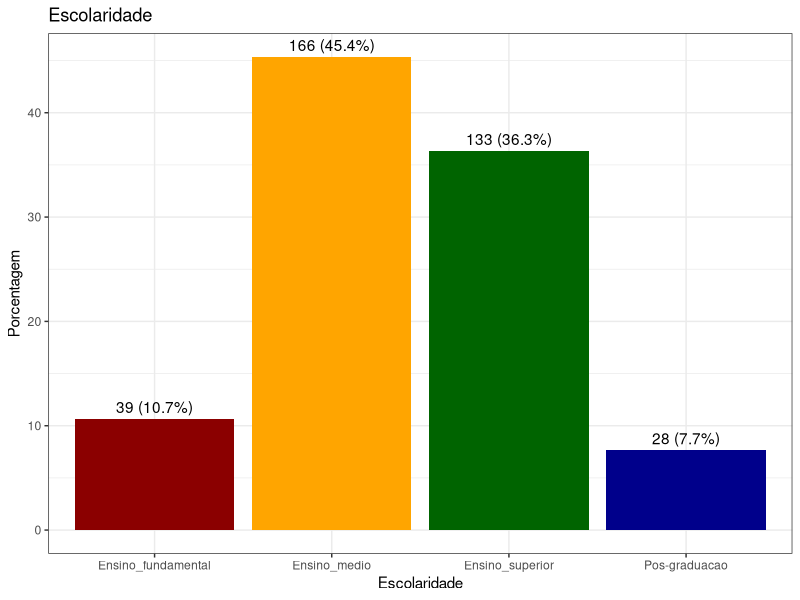
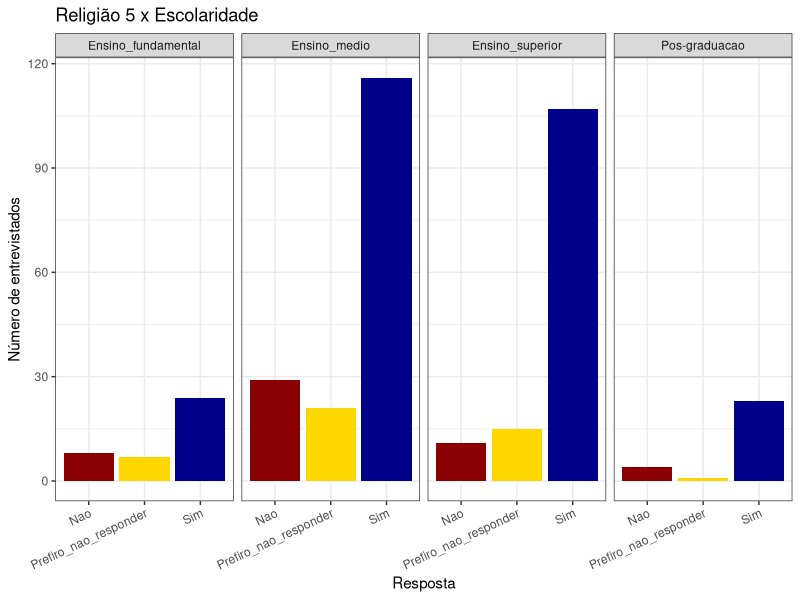
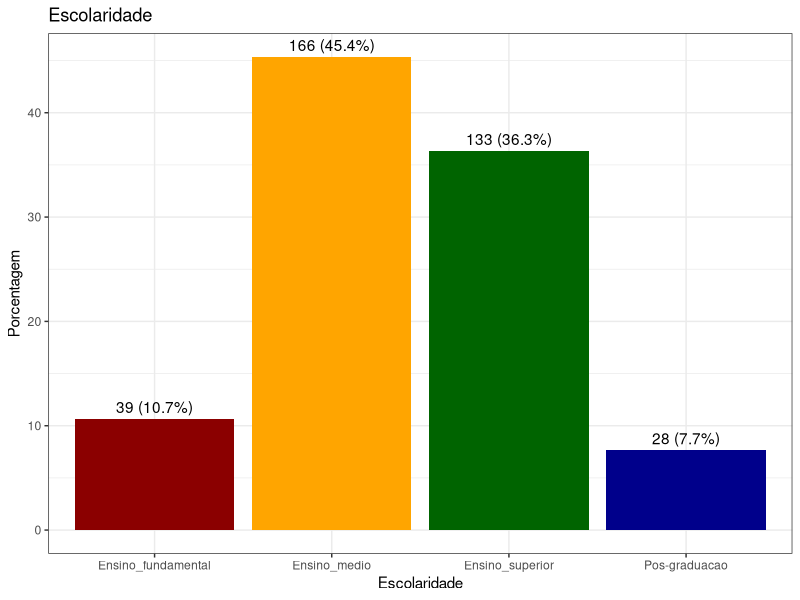
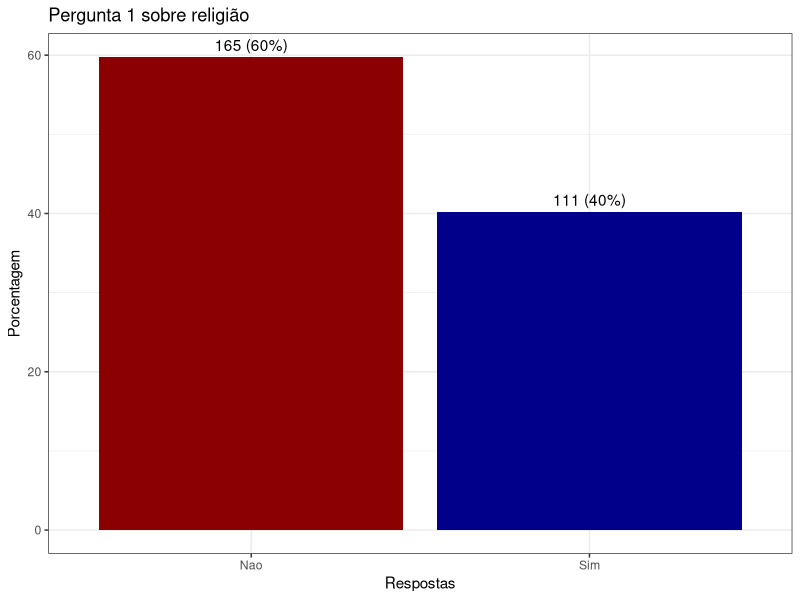
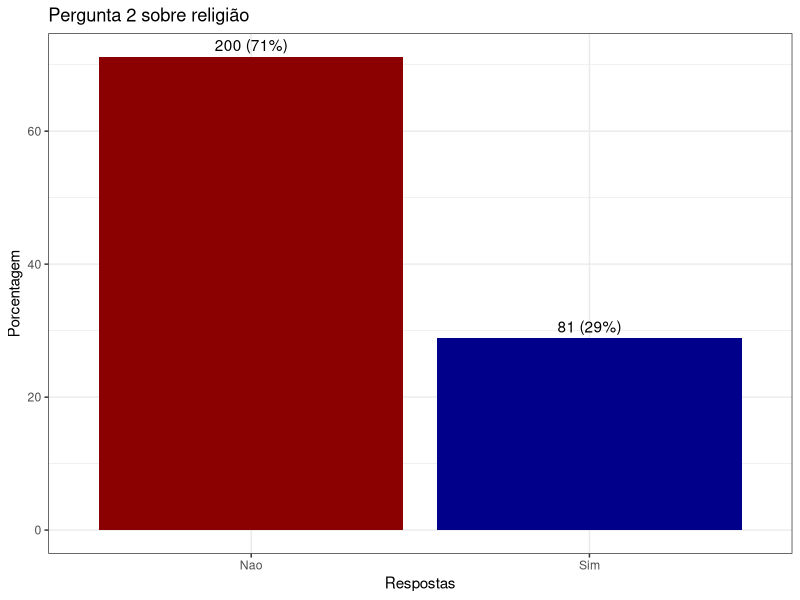
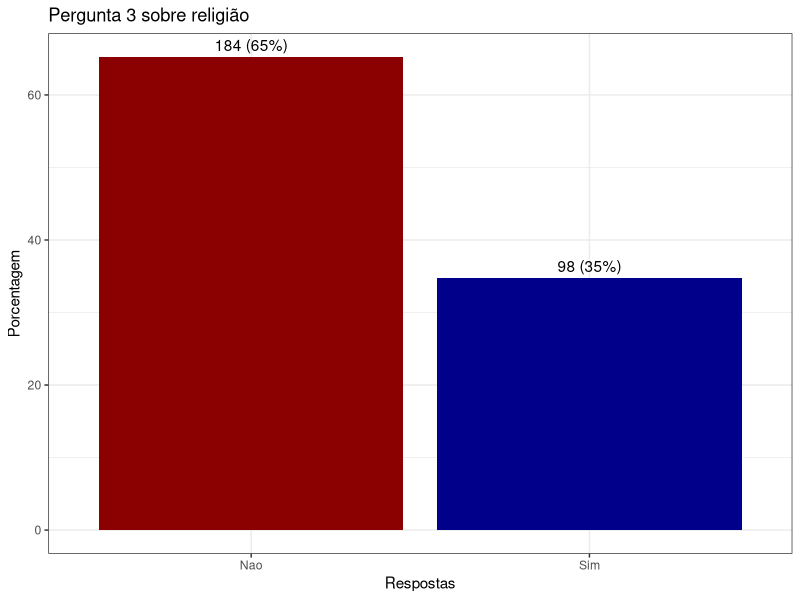
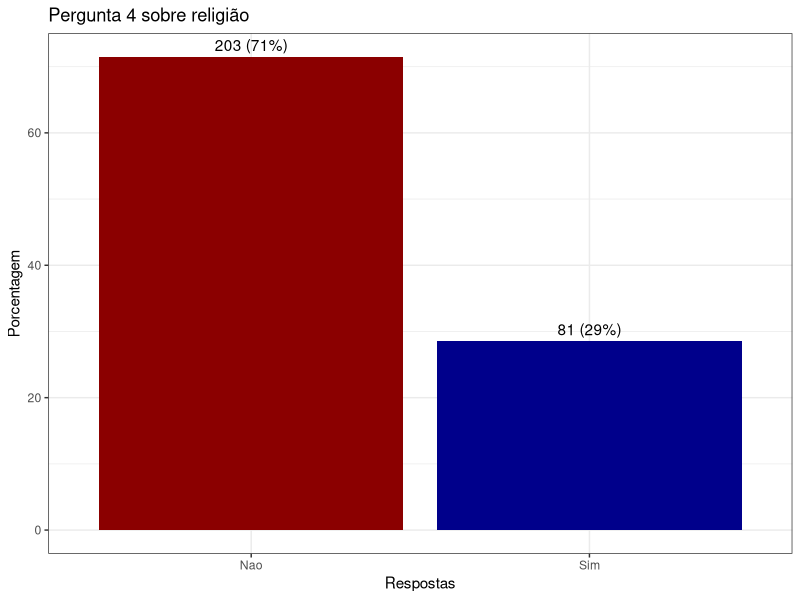
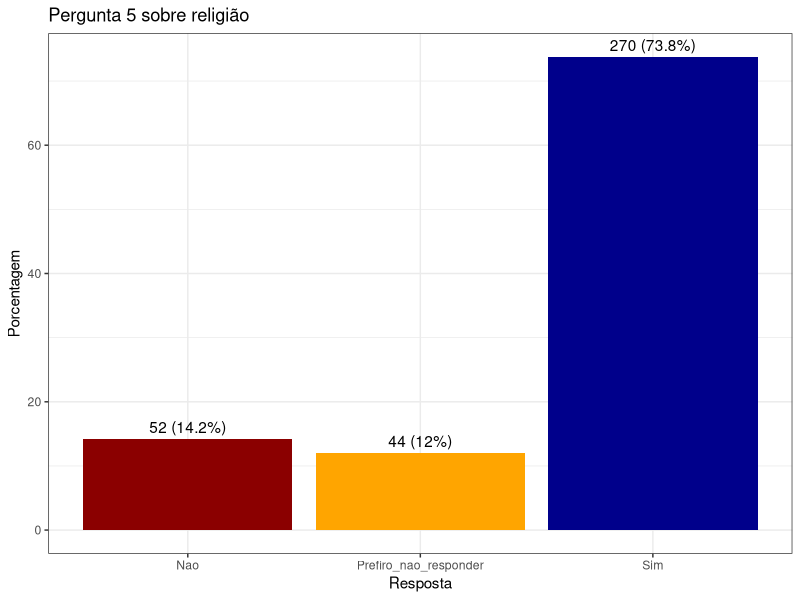

Here is the R script that generated these plots, in order:
# Script para a análise dos dados do questionário de ecologia evolutiva
# Felipe Cordeiro, Felipe Fernandes, Jaderson Coriolano, Juliana Barbosa
# 07 de janeiro de 2025
# Versão 4

# Introdução --------------------------------------------------------------

#### Diretório de trabalho ####
setwd('./Ecologia evolutiva')

#### Bibliotecas ####
if(!require('ggplot2')) {
  install.packages('ggplot2')
}
if(!require('dplyr')) {
  install.packages('dplyr')
}
if(!require('scales')) {
  install.packages('scales')
}
if(!require('readr')) {
  install.packages('readr')
}

#### Importação dos dados ####
dados <- read.csv('./Resultados_Reduzido.csv', sep = ';')

##### Escolaridade - Religião #####
grupo <- select(dados, Escolaridade, Religiao_1, Religiao_2, Religiao_3, Religiao_4, Religiao_5)

##### Dados de escolaridade #####
escolaridade <- grupo |>
  count(Escolaridade) |>
  mutate(
    Porcentagem = n / sum(n) * 100
  )

#### Criação do gráfico ####
ggplot(escolaridade, aes(Escolaridade, Porcentagem)) +
  geom_col(fill = c('darkred', 'orange', 'darkgreen', 'darkblue')) +
  geom_text(aes(
    Escolaridade, Porcentagem,
    label = paste0(n, " (", round(Porcentagem, 1), '%)'),
    vjust = -0.5
  )) +
  theme_bw() +
  labs(title = 'Escolaridade')

##### Salvando o gráfico #####
ggsave(
  './gráficos/escolaridade.png',
  height = 9,
  width = 16,
  dpi = 300,
  scale = 0.75
)

# Perguntas ---------------------------------------------------------------

#### Criação da função para fazer a contagem das respostas por pergunta ####
perguntas <- function(coluna, número) {
  temp1 <- grupo |> 
    filter({{coluna}} %in% c('Sim', 'Nao'))
  temp2 <- temp1 |>
    count({{coluna}}) |>
    mutate(Porcentagem = n / sum(n) * 100)
  gráfico <- ggplot(temp2, aes({{coluna}}, Porcentagem)) +
    geom_col(fill = c('darkred', 'darkblue')) +
    geom_text(aes(
      {{coluna}}, Porcentagem,
      label = paste0(n, ' (', round(Porcentagem), '%)'),
      vjust = -0.5
    )) +
    theme_bw() +
    labs(
      x = 'Respostas',
      y = 'Porcentagem',
      title = paste('Pergunta', {{número}}, 'sobre religião')
    )
  ggsave(
    paste0('./gráficos/religiao', {{número}}, '.png'),
    height = 9,
    width = 16,
    dpi = 300,
    scale = 0.75
  )
}

##### Execução da função #####
perguntas(Religiao_1, 1)
perguntas(Religiao_2, 2)
perguntas(Religiao_3, 3)
perguntas(Religiao_4, 4)

#### Criação do gráfico 5 ####
religiao5 <- grupo |>
  count(Religiao_5) |>
  mutate(Porcentagem = n / sum(n) * 100)
gr5 <- ggplot(religiao5, aes(Religiao_5, Porcentagem)) +
  geom_col(fill = c('darkred', 'orange', 'darkblue')) +
  geom_text(aes(
    Religiao_5, Porcentagem,
    label = paste0(n, ' (', round(Porcentagem, 1), '%)'),
    vjust = -0.5
  )) +
  theme_bw() +
  labs(
    title = 'Pergunta 5 sobre religião',
    x = 'Resposta'
  )
ggsave(
  './gráficos/religiao5.png',
  plot = gr5,
  height = 9,
  width = 16,
  dpi = 300,
  scale = 0.75
)

# Religião x Escolaridade -------------------------------------------------

#### Criação da função de repetição ####
gráficos <- function(coluna, número) {
  temp <- grupo |>
    filter({{coluna}} %in% c('Sim', 'Nao'))
  ggplot(temp, aes({{coluna}}, fill = {{coluna}})) +
    geom_bar(show.legend = FALSE) +
    scale_fill_manual(values = c('darkred', 'darkblue')) +
    labs(
      x = 'Resposta',
      y = 'Número de entrevistados',
      title = paste('Religião', {{número}}, 'x Escolaridade')
    ) +
    facet_grid(cols = vars(Escolaridade)) +
    theme_bw()
  ggsave(
    paste0('./gráficos/rel-esc', {{número}}, '.png'),
    height = 9,
    width = 16,
    dpi = 300,
    scale = 0.75
  )
}

##### Chamada da função #####
gráficos(Religiao_1, 1)
gráficos(Religiao_2, 2)
gráficos(Religiao_3, 3)
gráficos(Religiao_4, 4)

#### Gráfico 5 ####
ggplot(grupo, aes(Religiao_5, fill = Religiao_5)) +
  geom_bar(show.legend = FALSE) +
  scale_fill_manual(values = c('darkred', 'gold', 'darkblue')) +
  labs(
    x = 'Resposta',
    y = 'Número de entrevistados',
    title = 'Religião 5 x Escolaridade'
  ) +
  facet_grid(cols = vars(Escolaridade)) +
  theme_bw() +
  theme(axis.text.x = element_text(angle = 25, hjust = 1))
ggsave(
  './gráficos/rel-esc5.png',
  height = 9,
  width = 16,
  dpi = 300,
  scale = 0.75
)

# Tabelas -----------------------------------------------------------------

#### Criação da função ####
tabelas <- function(coluna, número) {
  filtro <- grupo |> filter({{coluna}} %in% c('Sim', 'Nao'))
  tabela <- table(filtro[,{{número}}], filtro$Escolaridade)
  (prop.table(tabela, 2) * 100) |> print()
  chisq.test(tabela)
}

##### Execução da função #####
tabelas(Religiao_1, 2)
tabelas(Religiao_2, 3)
tabelas(Religiao_3, 4)
tabelas(Religiao_4, 5)

#### Tabela 5 ####
t5 <- table(grupo$Religiao_5, grupo$Escolaridade)
prop.table(t5, 2) * 100
chisq.test(t5)

# H0 = Não há relação entre escolaridade e religião
# H1 = Há relação entre escolaridade e religião

# Se P < 0.05, a escolaridade afeta a religião
# Se P > 0.05, a escolaridade não afeta a religião
